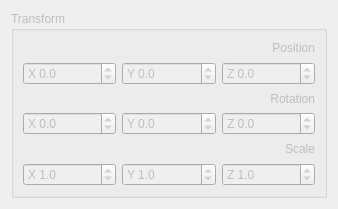
<?xml version="1.0" encoding="UTF-8"?>
<ui version="4.0">
 <class>TransformControl</class>
 <widget class="QWidget" name="TransformControl">
  <property name="geometry">
   <rect>
    <x>0</x>
    <y>0</y>
    <width>338</width>
    <height>209</height>
   </rect>
  </property>
  <property name="windowTitle">
   <string>Form</string>
  </property>
  <layout class="QGridLayout" name="gridLayout_3">
   <item row="0" column="0">
    <widget class="QGroupBox" name="groupBoxTransform">
     <property name="enabled">
      <bool>false</bool>
     </property>
     <property name="title">
      <string>Transform</string>
     </property>
     <layout class="QVBoxLayout" name="verticalLayout">
      <item>
       <layout class="QGridLayout" name="gridLayout_2">
        <item row="5" column="1">
         <widget class="QDoubleSpinBox" name="spinScaleX">
          <property name="prefix">
           <string>X </string>
          </property>
          <property name="decimals">
           <number>1</number>
          </property>
          <property name="minimum">
           <double>0.000000000000000</double>
          </property>
          <property name="maximum">
           <double>99.900000000000006</double>
          </property>
          <property name="singleStep">
           <double>0.100000000000000</double>
          </property>
          <property name="value">
           <double>1.000000000000000</double>
          </property>
         </widget>
        </item>
        <item row="1" column="3">
         <widget class="QDoubleSpinBox" name="spinPosZ">
          <property name="sizePolicy">
           <sizepolicy hsizetype="Minimum" vsizetype="Fixed">
            <horstretch>0</horstretch>
            <verstretch>0</verstretch>
           </sizepolicy>
          </property>
          <property name="prefix">
           <string>Z </string>
          </property>
          <property name="decimals">
           <number>1</number>
          </property>
          <property name="minimum">
           <double>-99.900000000000006</double>
          </property>
          <property name="maximum">
           <double>99.900000000000006</double>
          </property>
         </widget>
        </item>
        <item row="5" column="3">
         <widget class="QDoubleSpinBox" name="spinScaleZ">
          <property name="prefix">
           <string>Z </string>
          </property>
          <property name="decimals">
           <number>1</number>
          </property>
          <property name="minimum">
           <double>0.000000000000000</double>
          </property>
          <property name="maximum">
           <double>99.900000000000006</double>
          </property>
          <property name="singleStep">
           <double>0.100000000000000</double>
          </property>
          <property name="value">
           <double>1.000000000000000</double>
          </property>
         </widget>
        </item>
        <item row="5" column="2">
         <widget class="QDoubleSpinBox" name="spinScaleY">
          <property name="prefix">
           <string>Y </string>
          </property>
          <property name="decimals">
           <number>1</number>
          </property>
          <property name="minimum">
           <double>0.000000000000000</double>
          </property>
          <property name="maximum">
           <double>99.900000000000006</double>
          </property>
          <property name="singleStep">
           <double>0.100000000000000</double>
          </property>
          <property name="value">
           <double>1.000000000000000</double>
          </property>
         </widget>
        </item>
        <item row="1" column="1">
         <widget class="QDoubleSpinBox" name="spinPosX">
          <property name="prefix">
           <string>X </string>
          </property>
          <property name="decimals">
           <number>1</number>
          </property>
          <property name="minimum">
           <double>-99.900000000000006</double>
          </property>
          <property name="maximum">
           <double>99.900000000000006</double>
          </property>
         </widget>
        </item>
        <item row="3" column="1">
         <widget class="QDoubleSpinBox" name="spinRotX">
          <property name="prefix">
           <string>X </string>
          </property>
          <property name="decimals">
           <number>1</number>
          </property>
          <property name="minimum">
           <double>-360.000000000000000</double>
          </property>
          <property name="maximum">
           <double>360.000000000000000</double>
          </property>
          <property name="singleStep">
           <double>10.000000000000000</double>
          </property>
         </widget>
        </item>
        <item row="1" column="2">
         <widget class="QDoubleSpinBox" name="spinPosY">
          <property name="prefix">
           <string>Y </string>
          </property>
          <property name="decimals">
           <number>1</number>
          </property>
          <property name="minimum">
           <double>-99.900000000000006</double>
          </property>
          <property name="maximum">
           <double>99.900000000000006</double>
          </property>
         </widget>
        </item>
        <item row="3" column="2">
         <widget class="QDoubleSpinBox" name="spinRotY">
          <property name="prefix">
           <string>Y </string>
          </property>
          <property name="suffix">
           <string/>
          </property>
          <property name="decimals">
           <number>1</number>
          </property>
          <property name="minimum">
           <double>-360.000000000000000</double>
          </property>
          <property name="maximum">
           <double>360.000000000000000</double>
          </property>
          <property name="singleStep">
           <double>10.000000000000000</double>
          </property>
         </widget>
        </item>
        <item row="3" column="3">
         <widget class="QDoubleSpinBox" name="spinRotZ">
          <property name="prefix">
           <string>Z </string>
          </property>
          <property name="decimals">
           <number>1</number>
          </property>
          <property name="minimum">
           <double>-360.000000000000000</double>
          </property>
          <property name="maximum">
           <double>360.000000000000000</double>
          </property>
          <property name="singleStep">
           <double>10.000000000000000</double>
          </property>
         </widget>
        </item>
        <item row="0" column="3">
         <widget class="QLabel" name="label_2">
          <property name="text">
           <string>Position</string>
          </property>
          <property name="alignment">
           <set>Qt::AlignRight|Qt::AlignTrailing|Qt::AlignVCenter</set>
          </property>
         </widget>
        </item>
        <item row="2" column="3">
         <widget class="QLabel" name="label_3">
          <property name="text">
           <string>Rotation</string>
          </property>
          <property name="alignment">
           <set>Qt::AlignRight|Qt::AlignTrailing|Qt::AlignVCenter</set>
          </property>
         </widget>
        </item>
        <item row="4" column="3">
         <widget class="QLabel" name="label_4">
          <property name="text">
           <string>Scale</string>
          </property>
          <property name="alignment">
           <set>Qt::AlignRight|Qt::AlignTrailing|Qt::AlignVCenter</set>
          </property>
         </widget>
        </item>
       </layout>
      </item>
     </layout>
    </widget>
   </item>
  </layout>
 </widget>
 <resources/>
 <connections/>
</ui>
